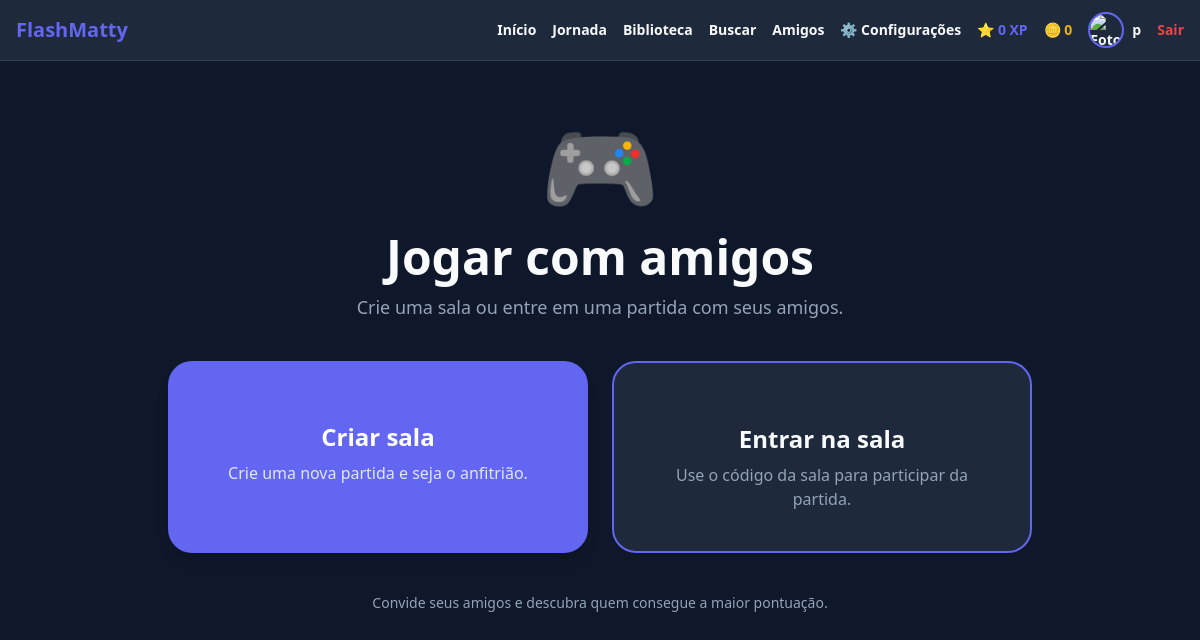
The app's page /multiplayer/ (signed in) with its own data.
### models.py (models this page shows, shortened)
class Usuario(UserMixin, db.Model):
    __tablename__ = "usuario"
    id = db.Column(
        db.Integer,
        primary_key=True
    )
    nome = db.Column(
        db.String(80),
        nullable=False
    )
    username = db.Column(
        db.String(40),
        unique=True,
        nullable=False
    )
    senha = db.Column(
        db.String(255),
        nullable=False
    )
    xp = db.Column(
        db.Integer,
        nullable=False,
        default=0
    )
    moedas = db.Column(
        db.Integer,
        nullable=False,
        default=0
    )
    acertos = db.Column(
        db.Integer,
        nullable=False,
        default=0
    )
    erros = db.Column(
        db.Integer,
        nullable=False,
        default=0
    )
    criado_em = db.Column(
        db.DateTime,
        nullable=False,
        default=datetime.utcnow
    )

### multiplayer/routes.py (the view)
@multiplayer_bp.route("/")
@login_required
def inicio():
    return render_template(
        "multiplayer/inicio.html"
    )

### app.py (called while the page is built)
@login_manager.user_loader
def carregar_usuario(user_id):
    try:
        return db.session.get(
            Usuario,
            int(user_id)
        )
    except (
        ValueError,
        TypeError
    ):
        return None

### social/routes.py (called while the page is built)
@social_bp.app_context_processor
def contexto_social():
    pedidos = 0
    if (
        current_user.is_authenticated
    ):
        pedidos = (
            Amizade.query
            .filter_by(
                destinatario_id=
                    current_user.id,
                status=
                    "pendente"
            )
            .count()
        )
    return {
        "social_csrf_token":
            gerar_csrf_token,
        "social_pedidos_pendentes":
            pedidos,
        "social_esta_online":
            esta_online,
        "social_formatar_ultimo_acesso":
            formatar_ultimo_acesso
    }

### templates/multiplayer/inicio.html (shortened to what this page needs)
{% extends "base.html" %}
{% block content %}
<div class="max-w-4xl mx-auto px-4 py-10 md:py-14">
    <div class="text-center">
        <div class="text-7xl md:text-8xl">
            🎮
        </div>
        <h1 class="
            text-4xl
            md:text-5xl
            font-black
            mt-5
            text-slate-900
        ">
            Jogar com amigos
        </h1>
        <p class="
            text-slate-500
            mt-3
            text-base
            md:text-lg
        ">
            Crie uma sala ou entre em uma partida com seus amigos.
        </p>
    </div>
    <div class="
        grid
        grid-cols-1
        md:grid-cols-2
        gap-6
        mt-10
    ">
        <a
            href="{{ url_for('multiplayer.criar') }}"
            class="
                group
                bg-indigo-600
                text-white
                rounded-3xl
                p-8
                md:p-10
                text-center
                shadow-lg
                transition
                duration-200
                hover:bg-indigo-700
                hover:shadow-xl
                hover:-translate-y-1
                focus:outline-none
                focus:ring-4
                focus:ring-indigo-300
            "
        >
            <h2 class="
                text-2xl
                font-black
                mt-5
            ">
                Criar sala
            </h2>
            <p class="
                mt-2
                text-indigo-100
            ">
                Crie uma nova partida e seja o anfitrião.
            </p>
        </a>
        <a
            href="{{ url_for('multiplayer.entrar') }}"
            class="
                group
                bg-white
                border-2
                border-indigo-200
                rounded-3xl
                p-8
                md:p-10
                text-center
                shadow-sm
                transition
                duration-200
                hover:border-indigo-400
                hover:shadow-xl
                hover:-translate-y-1
                focus:outline-none
                focus:ring-4
                focus:ring-indigo-200
            "
        >
            <h2 class="
                text-2xl
                font-black
                mt-5
                text-slate-900
            ">
                Entrar na sala
            </h2>
            <p class="
                text-slate-500
                mt-2
            ">
                Use o código da sala para participar da partida.
            </p>
        </a>
    </div>
    <div class="
        mt-10
        text-center
        text-sm
        text-slate-400
    ">
        Convide seus amigos e descubra quem consegue a maior pontuação.
    </div>
</div>
{% endblock %}

### templates/base.html (shortened to what this page needs)
<!DOCTYPE html>
<html lang="pt-BR">
<head>
    <script src="https://cdn.tailwindcss.com"></script>
</head>
<body
    class="
        app-body
        min-h-screen
    "
>
{% if current_user.is_authenticated %}
<header
    class="
        app-header
        border-b
        sticky
        top-0
        z-50
        backdrop-blur-xl
    "
>
    <div
        class="
            max-w-7xl
            mx-auto
            px-4
            py-3
            flex
            flex-wrap
            gap-4
            items-center
            justify-between
        "
    >
        <a
            href="{{ url_for('dashboard') }}"
            class="
                app-logo
                font-black
                text-xl
                transition
            "
        >
            FlashMatty
        </a>
        <nav
            class="
                flex
                flex-wrap
                items-center
                justify-end
                gap-3
                sm:gap-4
                text-sm
                font-bold
            "
        >
            <a
                href="{{ url_for('dashboard') }}"
                class="app-nav-link transition"
            >
                Início
            </a>
            <a
                href="{{ url_for('jornada') }}"
                class="app-nav-link transition"
            >
                Jornada
            </a>
            <a
                href="{{ url_for('biblioteca') }}"
                class="app-nav-link transition"
            >
                Biblioteca
            </a>
            <a
                href="{{ url_for('social.buscar_usuarios') }}"
                class="app-nav-link transition"
            >
                Buscar
            </a>
            <a
                href="{{ url_for('social.amigos') }}"
                class="
                    app-nav-link
                    relative
                    transition
                "
            >
                Amigos
            </a>
            <a
                href="{{ url_for('configuracoes') }}"
                class="
                    app-nav-link
                    transition
                "
                title="Configurações"
            >
                ⚙️
                <span class="hidden lg:inline">
                    Configurações
                </span>
            </a>
            <span
                class="
                    text-indigo-500
                    whitespace-nowrap
                "
            >
                ⭐ {{ current_user.xp or 0 }} XP
            </span>
            <span
                class="
                    text-yellow-500
                    whitespace-nowrap
                "
            >
                🪙 {{ current_user.moedas or 0 }}
            </span>
            <a
                href="{{ url_for(
                    'social.perfil',
                    username=current_user.username
                ) }}"
                class="
                    app-nav-link
                    flex
                    items-center
                    gap-2
                    transition
                "
            >
                <img
                    src="{{ url_for(
                        'social.foto_perfil',
                        usuario_id=current_user.id
                    ) }}"
                    alt="Foto de {{ current_user.nome }}"
                    class="
                        app-avatar
                        w-9
                        h-9
                        rounded-full
                        object-cover
                        border-2
                    "
                >
                <span class="hidden sm:inline">
                    {{ current_user.nome }}
                </span>
            </a>
            <a
                href="{{ url_for('logout') }}"
                class="
                    text-red-500
                    hover:text-red-400
                    transition
                "
            >
                Sair
            </a>
        </nav>
    </div>
</header>
{% endif %}
<main>
    {% block content %}
    {% endblock %}
</main>
</body>
</html>

### templates/base.html (style rules this page uses)
:root { --fm-primary: #6366f1; --fm-bg: #0f172a; --fm-card: #1e293b; --fm-surface: #334155; --fm-text: #f8fafc; --fm-muted: #94a3b8; --fm-border: #334155; --fm-on-primary: #ffffff; }
html, body { transition: background-color .20s ease, color .20s ease; }
body { background-color: var(--fm-bg) !important; color: var(--fm-text) !important; }
.app-header { background-color: var(--fm-card) !important; border-color: var(--fm-border) !important; color: var(--fm-text) !important; }
.app-logo { color: var(--fm-primary) !important; }
.app-nav-link { color: var(--fm-text) !important; }
.app-avatar { border-color: var(--fm-primary) !important; }
.bg-white, .bg-slate-800 { background-color: var(--fm-card) !important; }
.text-slate-900, .text-slate-800, .text-slate-700 { color: var(--fm-text) !important; }
.text-slate-300, .text-slate-400, .text-slate-500, .text-slate-600 { color: var(--fm-muted) !important; }
.text-white { color: var(--fm-text) !important; }
.bg-indigo-500.text-white, .bg-indigo-600.text-white, .bg-indigo-700.text-white, .bg-violet-600.text-white, .bg-violet-700.text-white, .bg-red-500.text-white, .bg-red-600.text-white, .bg-green-500.text-white, .bg-green-600.text-white { color: #ffffff !important; }
.bg-indigo-500, .bg-indigo-600, .bg-indigo-700 { background-color: var(--fm-primary) !important; }
.text-indigo-300, .text-indigo-400, .text-indigo-500, .text-indigo-600, .text-indigo-700 { color: var(--fm-primary) !important; }
.border-indigo-200, .border-indigo-300, .border-indigo-400, .border-indigo-500, .border-indigo-600 { border-color: var(--fm-primary) !important; }
html[data-theme="dark"] { color-scheme: dark; }
html:not(.reduzir-animacoes) { scroll-behavior: smooth; }

### records on screen
Usuario: xp "0", moedas "0", nome "p"
